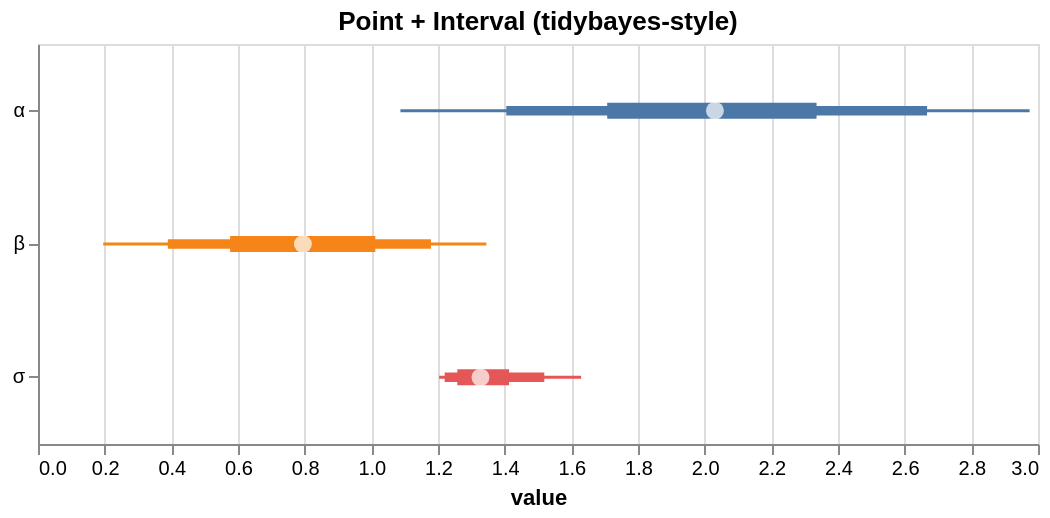

Vega-Lite specification stored for this chart:
### Vega-Lite specification from a JSON file in a GitHub repository (floating-point values rounded to 4 significant figures)
{"$schema": "https://vega.github.io/schema/vega-lite/v5.json", "height": 200, "layer": [{"encoding": {"x2": {"field": "hi_0_95_"}, "x": {"field": "lo_0_95_", "title": "value", "type": "quantitative"}, "color": {"field": "parameter", "type": "nominal", "legend": null}, "tooltip": [{"field": "__point__", "title": "value (estimate)", "type": "quantitative"}, {"field": "parameter", "type": "nominal"}, {"field": "lo_0_95_", "title": "95% lo", "type": "quantitative"}, {"field": "hi_0_95_", "title": "95% hi", "type": "quantitative"}], "y": {"axis": {"title": null}, "field": "parameter", "type": "nominal"}}, "params": [{"name": "grid", "bind": "scales", "select": {"encodings": ["x"], "type": "interval"}}], "mark": {"strokeWidth": 1.5, "type": "rule"}}, {"encoding": {"x2": {"field": "hi_0_8_"}, "x": {"field": "lo_0_8_", "title": "value", "type": "quantitative"}, "color": {"field": "parameter", "type": "nominal", "legend": null}, "tooltip": [{"field": "__point__", "title": "value (estimate)", "type": "quantitative"}, {"field": "parameter", "type": "nominal"}, {"field": "lo_0_95_", "title": "95% lo", "type": "quantitative"}, {"field": "hi_0_95_", "title": "95% hi", "type": "quantitative"}], "y": {"axis": {"title": null}, "field": "parameter", "type": "nominal"}}, "mark": {"strokeWidth": 4.75, "type": "rule"}}, {"encoding": {"x2": {"field": "hi_0_5_"}, "x": {"field": "lo_0_5_", "title": "value", "type": "quantitative"}, "color": {"field": "parameter", "type": "nominal", "legend": null}, "tooltip": [{"field": "__point__", "title": "value (estimate)", "type": "quantitative"}, {"field": "parameter", "type": "nominal"}, {"field": "lo_0_95_", "title": "95% lo", "type": "quantitative"}, {"field": "hi_0_95_", "title": "95% hi", "type": "quantitative"}], "y": {"axis": {"title": null}, "field": "parameter", "type": "nominal"}}, "mark": {"strokeWidth": 8.0, "type": "rule"}}, {"encoding": {"tooltip": [{"field": "__point__", "title": "value (estimate)", "type": "quantitative"}, {"field": "parameter", "type": "nominal"}, {"field": "lo_0_95_", "title": "95% lo", "type": "quantitative"}, {"field": "hi_0_95_", "title": "95% hi", "type": "quantitative"}], "x": {"field": "__point__", "type": "quantitative"}, "y": {"field": "parameter", "type": "nominal"}}, "mark": {"filled": true, "color": "white", "size": 80, "type": "point"}}], "data": {"values": [{"parameter": "α", "lo_0_95_": 1.087, "lo_0_8_": 1.405, "hi_0_8_": 2.667, "hi_0_5_": 2.336, "__point__": 2.031, "hi_0_95_": 2.975, "lo_0_5_": 1.708}, {"parameter": "β", "lo_0_95_": 0.1956, "lo_0_8_": 0.3895, "hi_0_8_": 1.179, "hi_0_5_": 1.012, "__point__": 0.7947, "hi_0_95_": 1.345, "lo_0_5_": 0.5763}, {"parameter": "σ", "lo_0_95_": 1.203, "lo_0_8_": 1.22, "hi_0_8_": 1.519, "hi_0_5_": 1.413, "__point__": 1.327, "hi_0_95_": 1.629, "lo_0_5_": 1.258}]}, "title": "Point + Interval (tidybayes-style)", "width": 500}
